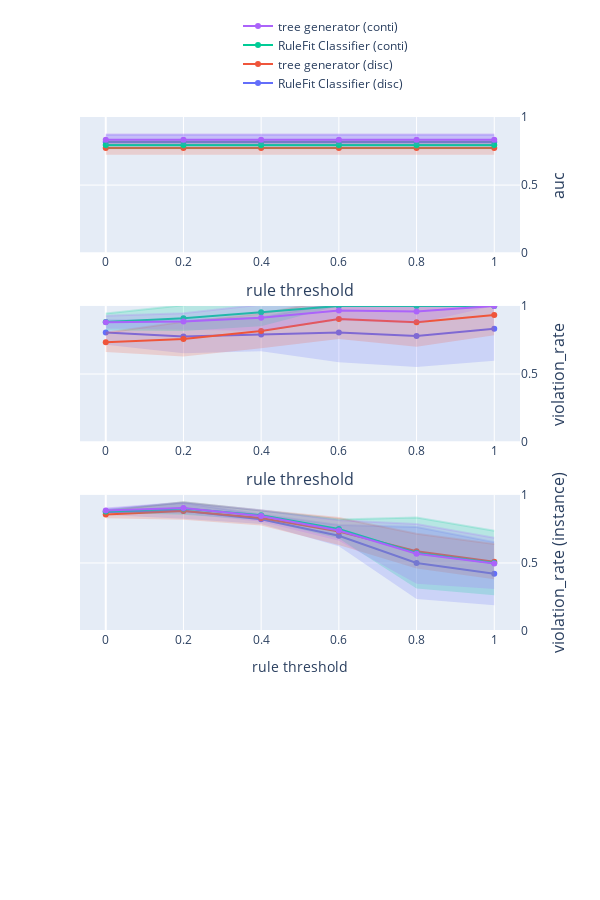

Notebook code for this chart:
### Code cell
import plotly.graph_objects as go
from plotly.subplots import make_subplots


# グラフのデータを準備
# index = ['l-SVM-p', 'r-SVM-p', 'LogReg-p']

# index = [
#     'linear svm (L)', 
#     'non-linear svm (L)', 
#     'logistic regression (L)'
# ]

# index = [
#     'linear svm', 
#     'non-linear svm', 
#     'logistic regression'
# ]

index = [
    'RuleFit Classifier (disc)',
    'tree generator (disc)',
    'RuleFit Classifier (conti)', 
    'tree generator (conti)',
]

columns = ['auc', 'violation_rate', 'violation_rate (instance)']

title_text = "rule threshold"


# サブプロットの作成
# fig = make_subplots(rows=1, cols=2, subplot_titles=('AUC', 'ルール違反率'))
fig = make_subplots(rows=len(index), cols=1)
showlegend=True

for row_num, col in enumerate(columns):
    tmp_mean = pd.DataFrame(
        [{info: df.loc[model_name, col] for info, df in zip(infos, dfs_mean)} for model_name in index],
        index=index
    )
    tmp_std = pd.DataFrame(
        [{info: df.loc[model_name, col] for info, df in zip(infos, dfs_std)} for model_name in index],
        index=index
    )

    # グラフ1: AUC
    for i in range(len(tmp_mean)):
        fig.add_trace(
            go.Scatter(
                x=tmp_mean.columns,
                y=tmp_mean.iloc[i, :],
                mode='lines+markers',
                name=tmp_mean.index[i],
                line=dict(color=colors_mean[i]),  # ラインの色を設定
                marker=dict(color=colors_mean[i]),  # マーカーの色を設定
                showlegend=showlegend,
            ),
            row=row_num+1, col=1
        )
        fig.add_trace(
            go.Scatter(
                x=tmp_mean.columns,
                y=tmp_mean.iloc[i, :] + tmp_std.iloc[i, :],
                mode='lines',
                line=dict(color=colors_std[i]),  # ラインの色を設定
                showlegend=False
            ),
            row=row_num+1, col=1
        )
        fig.add_trace(
            go.Scatter(
                x=tmp_mean.columns,
                y=tmp_mean.iloc[i, :] - tmp_std.iloc[i, :],
                mode='lines',
                fill='tonexty',
                fillcolor=colors_std[i],
                line=dict(color='rgba(255,255,255,0)'),
                showlegend=False
            ),
            row=row_num+1, col=1
        )
    
    # x, y 軸の設定
    fig.update_xaxes(title_text=title_text, row=row_num+1, col=1)
    fig.update_yaxes(title_text=col, range=[0, 1], row=row_num+1, col=1, side='right', title_font=dict(size=16))

    showlegend=False
    
# レイアウトの設定
fig.update_layout(
    height=len(columns) * 300,
    width=600,
    xaxis=dict(
        domain=[0, 1],  # 左側のsubplotの幅を調整
        title_font=dict(size=16)
    ),
    xaxis2=dict(
        domain=[0, 1],  # 右側のsubplotの幅を調整
        title_font=dict(size=16)
    ),
    legend=dict(
        x=0.5,
        y=1.15,
        orientation='h'  # 水平配置
    ),
)


# グラフの表示
fig.show()

### Figure 1 — Plotly figure (JSON) as saved in the notebook; plotly's stock layout.template omitted (floating-point values rounded to 4 significant figures)
{"data": [{"line": {"color": "rgba(99,110,250,1)"}, "marker": {"color": "rgba(99,110,250,1)"}, "mode": "lines+markers", "name": "RuleFit Classifier (disc)", "showlegend": true, "type": "scatter", "x": [0, 0.2, 0.4, 0.6, 0.8, 1], "xaxis": "x", "y": [0.8159, 0.8159, 0.8159, 0.8159, 0.8159, 0.8159], "yaxis": "y"}, {"line": {"color": "rgba(99,110,250,0.2)"}, "mode": "lines", "showlegend": false, "type": "scatter", "x": [0, 0.2, 0.4, 0.6, 0.8, 1], "xaxis": "x", "y": [0.8675, 0.8675, 0.8675, 0.8675, 0.8675, 0.8675], "yaxis": "y"}, {"fill": "tonexty", "fillcolor": "rgba(99,110,250,0.2)", "line": {"color": "rgba(255,255,255,0)"}, "mode": "lines", "showlegend": false, "type": "scatter", "x": [0, 0.2, 0.4, 0.6, 0.8, 1], "xaxis": "x", "y": [0.7642, 0.7642, 0.7642, 0.7642, 0.7642, 0.7642], "yaxis": "y"}, {"line": {"color": "rgba(239,85,59,1)"}, "marker": {"color": "rgba(239,85,59,1)"}, "mode": "lines+markers", "name": "tree generator (disc)", "showlegend": true, "type": "scatter", "x": [0, 0.2, 0.4, 0.6, 0.8, 1], "xaxis": "x", "y": [0.7723, 0.7723, 0.7723, 0.7723, 0.7723, 0.7723], "yaxis": "y"}, {"line": {"color": "rgba(239,85,59,0.2)"}, "mode": "lines", "showlegend": false, "type": "scatter", "x": [0, 0.2, 0.4, 0.6, 0.8, 1], "xaxis": "x", "y": [0.8214, 0.8214, 0.8214, 0.8214, 0.8214, 0.8214], "yaxis": "y"}, {"fill": "tonexty", "fillcolor": "rgba(239,85,59,0.2)", "line": {"color": "rgba(255,255,255,0)"}, "mode": "lines", "showlegend": false, "type": "scatter", "x": [0, 0.2, 0.4, 0.6, 0.8, 1], "xaxis": "x", "y": [0.7232, 0.7232, 0.7232, 0.7232, 0.7232, 0.7232], "yaxis": "y"}, {"line": {"color": "rgba(0,204,150,1)"}, "marker": {"color": "rgba(0,204,150,1)"}, "mode": "lines+markers", "name": "RuleFit Classifier (conti)", "showlegend": true, "type": "scatter", "x": [0, 0.2, 0.4, 0.6, 0.8, 1], "xaxis": "x", "y": [0.7951, 0.7951, 0.7951, 0.7951, 0.7951, 0.7951], "yaxis": "y"}, {"line": {"color": "rgba(0,204,150,0.2)"}, "mode": "lines", "showlegend": false, "type": "scatter", "x": [0, 0.2, 0.4, 0.6, 0.8, 1], "xaxis": "x", "y": [0.8276, 0.8276, 0.8276, 0.8276, 0.8276, 0.8276], "yaxis": "y"}, {"fill": "tonexty", "fillcolor": "rgba(0,204,150,0.2)", "line": {"color": "rgba(255,255,255,0)"}, "mode": "lines", "showlegend": false, "type": "scatter", "x": [0, 0.2, 0.4, 0.6, 0.8, 1], "xaxis": "x", "y": [0.7626, 0.7626, 0.7626, 0.7626, 0.7626, 0.7626], "yaxis": "y"}, {"line": {"color": "rgba(171,99,250,1)"}, "marker": {"color": "rgba(171,99,250,1)"}, "mode": "lines+markers", "name": "tree generator (conti)", "showlegend": true, "type": "scatter", "x": [0, 0.2, 0.4, 0.6, 0.8, 1], "xaxis": "x", "y": [0.8326, 0.8326, 0.8326, 0.8326, 0.8326, 0.8326], "yaxis": "y"}, {"line": {"color": "rgba(171,99,250,0.2)"}, "mode": "lines", "showlegend": false, "type": "scatter", "x": [0, 0.2, 0.4, 0.6, 0.8, 1], "xaxis": "x", "y": [0.8726, 0.8726, 0.8726, 0.8726, 0.8726, 0.8726], "yaxis": "y"}, {"fill": "tonexty", "fillcolor": "rgba(171,99,250,0.2)", "line": {"color": "rgba(255,255,255,0)"}, "mode": "lines", "showlegend": false, "type": "scatter", "x": [0, 0.2, 0.4, 0.6, 0.8, 1], "xaxis": "x", "y": [0.7926, 0.7926, 0.7926, 0.7926, 0.7926, 0.7926], "yaxis": "y"}, {"line": {"color": "rgba(99,110,250,1)"}, "marker": {"color": "rgba(99,110,250,1)"}, "mode": "lines+markers", "name": "RuleFit Classifier (disc)", "showlegend": false, "type": "scatter", "x": [0, 0.2, 0.4, 0.6, 0.8, 1], "xaxis": "x2", "y": [0.8043, 0.7747, 0.791, 0.8048, 0.78, 0.8333], "yaxis": "y2"}, {"line": {"color": "rgba(99,110,250,0.2)"}, "mode": "lines", "showlegend": false, "type": "scatter", "x": [0, 0.2, 0.4, 0.6, 0.8, 1], "xaxis": "x2", "y": [0.8943, 0.8975, 0.9153, 1.023, 1.008, 1.069], "yaxis": "y2"}, {"fill": "tonexty", "fillcolor": "rgba(99,110,250,0.2)", "line": {"color": "rgba(255,255,255,0)"}, "mode": "lines", "showlegend": false, "type": "scatter", "x": [0, 0.2, 0.4, 0.6, 0.8, 1], "xaxis": "x2", "y": [0.7143, 0.652, 0.6668, 0.5863, 0.552, 0.5976], "yaxis": "y2"}, {"line": {"color": "rgba(239,85,59,1)"}, "marker": {"color": "rgba(239,85,59,1)"}, "mode": "lines+markers", "name": "tree generator (disc)", "showlegend": false, "type": "scatter", "x": [0, 0.2, 0.4, 0.6, 0.8, 1], "xaxis": "x2", "y": [0.733, 0.7566, 0.816, 0.9048, 0.88, 0.9333], "yaxis": "y2"}, {"line": {"color": "rgba(239,85,59,0.2)"}, "mode": "lines", "showlegend": false, "type": "scatter", "x": [0, 0.2, 0.4, 0.6, 0.8, 1], "xaxis": "x2", "y": [0.8035, 0.8842, 0.9425, 1.052, 1.059, 1.082], "yaxis": "y2"}, {"fill": "tonexty", "fillcolor": "rgba(239,85,59,0.2)", "line": {"color": "rgba(255,255,255,0)"}, "mode": "lines", "showlegend": false, "type": "scatter", "x": [0, 0.2, 0.4, 0.6, 0.8, 1], "xaxis": "x2", "y": [0.6625, 0.629, 0.6895, 0.758, 0.7011, 0.7843], "yaxis": "y2"}, {"line": {"color": "rgba(0,204,150,1)"}, "marker": {"color": "rgba(0,204,150,1)"}, "mode": "lines+markers", "name": "RuleFit Classifier (conti)", "showlegend": false, "type": "scatter", "x": [0, 0.2, 0.4, 0.6, 0.8, 1], "xaxis": "x2", "y": [0.8821, 0.9101, 0.9538, 1, 1, 1], "yaxis": "y2"}, {"line": {"color": "rgba(0,204,150,0.2)"}, "mode": "lines", "showlegend": false, "type": "scatter", "x": [0, 0.2, 0.4, 0.6, 0.8, 1], "xaxis": "x2", "y": [0.9453, 1.005, 1.057, 1, 1, 1], "yaxis": "y2"}, {"fill": "tonexty", "fillcolor": "rgba(0,204,150,0.2)", "line": {"color": "rgba(255,255,255,0)"}, "mode": "lines", "showlegend": false, "type": "scatter", "x": [0, 0.2, 0.4, 0.6, 0.8, 1], "xaxis": "x2", "y": [0.8189, 0.8153, 0.8506, 1, 1, 1], "yaxis": "y2"}, {"line": {"color": "rgba(171,99,250,1)"}, "marker": {"color": "rgba(171,99,250,1)"}, "mode": "lines+markers", "name": "tree generator (conti)", "showlegend": false, "type": "scatter", "x": [0, 0.2, 0.4, 0.6, 0.8, 1], "xaxis": "x2", "y": [0.8807, 0.8859, 0.9135, 0.9667, 0.96, 1], "yaxis": "y2"}, {"line": {"color": "rgba(171,99,250,0.2)"}, "mode": "lines", "showlegend": false, "type": "scatter", "x": [0, 0.2, 0.4, 0.6, 0.8, 1], "xaxis": "x2", "y": [0.927, 0.9455, 1.01, 1.041, 1.049, 1], "yaxis": "y2"}, {"fill": "tonexty", "fillcolor": "rgba(171,99,250,0.2)", "line": {"color": "rgba(255,255,255,0)"}, "mode": "lines", "showlegend": false, "type": "scatter", "x": [0, 0.2, 0.4, 0.6, 0.8, 1], "xaxis": "x2", "y": [0.8343, 0.8262, 0.8168, 0.8921, 0.8706, 1], "yaxis": "y2"}, {"line": {"color": "rgba(99,110,250,1)"}, "marker": {"color": "rgba(99,110,250,1)"}, "mode": "lines+markers", "name": "RuleFit Classifier (disc)", "showlegend": false, "type": "scatter", "x": [0, 0.2, 0.4, 0.6, 0.8, 1], "xaxis": "x3", "y": [0.8744, 0.8828, 0.8207, 0.7003, 0.5001, 0.4213], "yaxis": "y3"}, {"line": {"color": "rgba(99,110,250,0.2)"}, "mode": "lines", "showlegend": false, "type": "scatter", "x": [0, 0.2, 0.4, 0.6, 0.8, 1], "xaxis": "x3", "y": [0.896, 0.9407, 0.8559, 0.7789, 0.7639, 0.6529], "yaxis": "y3"}, {"fill": "tonexty", "fillcolor": "rgba(99,110,250,0.2)", "line": {"color": "rgba(255,255,255,0)"}, "mode": "lines", "showlegend": false, "type": "scatter", "x": [0, 0.2, 0.4, 0.6, 0.8, 1], "xaxis": "x3", "y": [0.8529, 0.8249, 0.7856, 0.6218, 0.2362, 0.1898], "yaxis": "y3"}, {"line": {"color": "rgba(239,85,59,1)"}, "marker": {"color": "rgba(239,85,59,1)"}, "mode": "lines+markers", "name": "tree generator (disc)", "showlegend": false, "type": "scatter", "x": [0, 0.2, 0.4, 0.6, 0.8, 1], "xaxis": "x3", "y": [0.8562, 0.8816, 0.8295, 0.7308, 0.5865, 0.5097], "yaxis": "y3"}, {"line": {"color": "rgba(239,85,59,0.2)"}, "mode": "lines", "showlegend": false, "type": "scatter", "x": [0, 0.2, 0.4, 0.6, 0.8, 1], "xaxis": "x3", "y": [0.8834, 0.9457, 0.8847, 0.8304, 0.7144, 0.6389], "yaxis": "y3"}, {"fill": "tonexty", "fillcolor": "rgba(239,85,59,0.2)", "line": {"color": "rgba(255,255,255,0)"}, "mode": "lines", "showlegend": false, "type": "scatter", "x": [0, 0.2, 0.4, 0.6, 0.8, 1], "xaxis": "x3", "y": [0.829, 0.8174, 0.7743, 0.6312, 0.4586, 0.3806], "yaxis": "y3"}, {"line": {"color": "rgba(0,204,150,1)"}, "marker": {"color": "rgba(0,204,150,1)"}, "mode": "lines+markers", "name": "RuleFit Classifier (conti)", "showlegend": false, "type": "scatter", "x": [0, 0.2, 0.4, 0.6, 0.8, 1], "xaxis": "x3", "y": [0.8782, 0.8998, 0.8499, 0.7488, 0.5738, 0.4993], "yaxis": "y3"}, {"line": {"color": "rgba(0,204,150,0.2)"}, "mode": "lines", "showlegend": false, "type": "scatter", "x": [0, 0.2, 0.4, 0.6, 0.8, 1], "xaxis": "x3", "y": [0.8873, 0.9459, 0.8853, 0.8183, 0.8343, 0.736], "yaxis": "y3"}, {"fill": "tonexty", "fillcolor": "rgba(0,204,150,0.2)", "line": {"color": "rgba(255,255,255,0)"}, "mode": "lines", "showlegend": false, "type": "scatter", "x": [0, 0.2, 0.4, 0.6, 0.8, 1], "xaxis": "x3", "y": [0.8691, 0.8537, 0.8145, 0.6793, 0.3132, 0.2625], "yaxis": "y3"}, {"line": {"color": "rgba(171,99,250,1)"}, "marker": {"color": "rgba(171,99,250,1)"}, "mode": "lines+markers", "name": "tree generator (conti)", "showlegend": false, "type": "scatter", "x": [0, 0.2, 0.4, 0.6, 0.8, 1], "xaxis": "x3", "y": [0.8845, 0.9032, 0.8454, 0.7382, 0.5671, 0.4964], "yaxis": "y3"}, {"line": {"color": "rgba(171,99,250,0.2)"}, "mode": "lines", "showlegend": false, "type": "scatter", "x": [0, 0.2, 0.4, 0.6, 0.8, 1], "xaxis": "x3", "y": [0.9001, 0.9448, 0.8874, 0.8137, 0.7868, 0.6849], "yaxis": "y3"}, {"fill": "tonexty", "fillcolor": "rgba(171,99,250,0.2)", "line": {"color": "rgba(255,255,255,0)"}, "mode": "lines", "showlegend": false, "type": "scatter", "x": [0, 0.2, 0.4, 0.6, 0.8, 1], "xaxis": "x3", "y": [0.8689, 0.8616, 0.8034, 0.6626, 0.3474, 0.308], "yaxis": "y3"}], "layout": {"height": 900, "legend": {"orientation": "h", "x": 0.5, "y": 1.15}, "width": 600, "xaxis": {"anchor": "y", "domain": [0, 1], "title": {"font": {"size": 16}, "text": "rule threshold"}}, "xaxis2": {"anchor": "y2", "domain": [0, 1], "title": {"font": {"size": 16}, "text": "rule threshold"}}, "xaxis3": {"anchor": "y3", "domain": [0, 1], "title": {"text": "rule threshold"}}, "xaxis4": {"anchor": "y4", "domain": [0, 1]}, "yaxis": {"anchor": "x", "domain": [0.8063, 1], "range": [0, 1], "side": "right", "title": {"font": {"size": 16}, "text": "auc"}}, "yaxis2": {"anchor": "x2", "domain": [0.5375, 0.7312], "range": [0, 1], "side": "right", "title": {"font": {"size": 16}, "text": "violation_rate"}}, "yaxis3": {"anchor": "x3", "domain": [0.2687, 0.4625], "range": [0, 1], "side": "right", "title": {"font": {"size": 16}, "text": "violation_rate (instance)"}}, "yaxis4": {"anchor": "x4", "domain": [0, 0.1938]}}}
